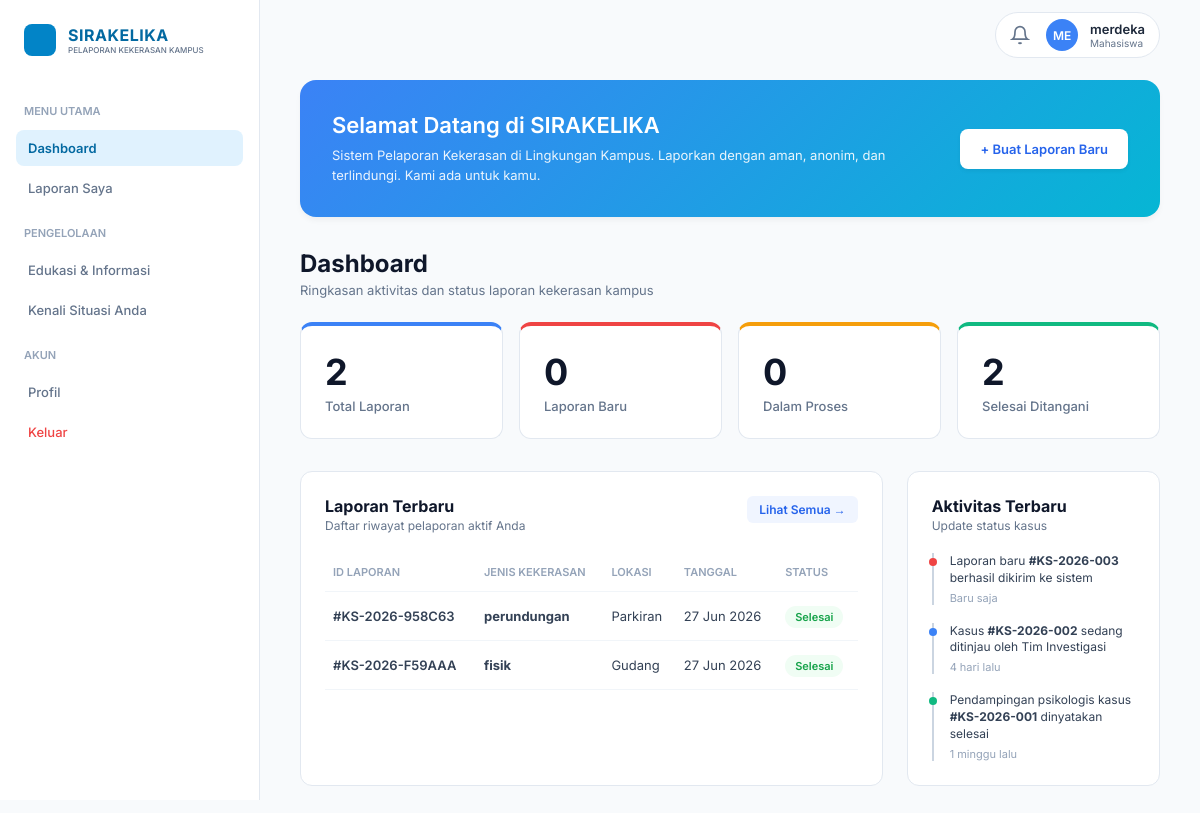
The app's page /mahasiswa/dashboard.php (signed in) with its own data.
### tables this page shows
CREATE TABLE `laporan` (
  `id_laporan` int(11) NOT NULL,
  `id_user` int(11) DEFAULT NULL,
  `nim` int(150) NOT NULL,
  `judul_laporan` varchar(255) NOT NULL,
  `deskripsi` text NOT NULL,
  `jenis_kekerasan` enum('fisik','verbal','seksual','psikologis','perundungan','lainnya') NOT NULL,
  `jenis_pelaporan` enum('UMUM','KHUSUS') NOT NULL DEFAULT 'UMUM',
  `waktu_kejadian` datetime NOT NULL,
  `lokasi_kejadian` varchar(255) NOT NULL,
  `status_laporan` enum('menunggu','diproses','ditindaklanjuti','selesai','ditolak') DEFAULT 'menunggu',
  `kode_laporan` varchar(20) DEFAULT NULL,
  `tanggal_laporan` timestamp NOT NULL DEFAULT current_timestamp(),
  `updated_at` timestamp NOT NULL DEFAULT current_timestamp() ON UPDATE current_timestamp(),
  `jenis_laporan` varchar(100) DEFAULT 'Umum',
  `rekomendasi_tim` text DEFAULT NULL,
  `arahan_manajemen` text DEFAULT NULL,
  `file_sk` varchar(255) DEFAULT NULL
);

### mahasiswa/dashboard.php (the view, shortened to what this page needs)
<?php
include '../config/conn.php';
$id_user = (int) $_SESSION['id_user'];
$query_total   = mysqli_query($conn, "SELECT COUNT(*) as total FROM laporan WHERE id_user=$id_user");
$query_baru    = mysqli_query($conn, "SELECT COUNT(*) as baru FROM laporan WHERE id_user=$id_user AND LOWER(status_laporan)='menunggu'");
$query_proses  = mysqli_query($conn, "SELECT COUNT(*) as proses FROM laporan WHERE id_user=$id_user AND LOWER(status_laporan) IN ('diproses','ditindaklanjuti','mediasi')");
$query_selesai = mysqli_query($conn, "SELECT COUNT(*) as selesai FROM laporan WHERE id_user=$id_user AND LOWER(status_laporan)='selesai'");
$data_total   = mysqli_fetch_assoc($query_total)['total'];
$data_baru    = mysqli_fetch_assoc($query_baru)['baru'];
$data_proses  = mysqli_fetch_assoc($query_proses)['proses'];
$data_selesai = mysqli_fetch_assoc($query_selesai)['selesai'];
$query_terbaru = mysqli_query($conn, "SELECT * FROM laporan WHERE id_user=$id_user ORDER BY tanggal_laporan DESC LIMIT 5");
function getStatusBadge($status){
    $status = strtolower(trim($status));
    if($status === 'selesai') return ['Selesai','status-done'];
    return [ucfirst($status),'status-new'];
}
?>
<!DOCTYPE html>
<html lang="id">
<head>
    <link rel="stylesheet" href="dashboard.css">
</head>
<body>
    <aside class="sidebar">
        <div class="logo-area">
            <div class="logo-icon"></div>
            <div>
                <h1 class="logo-title">SIRAKELIKA</h1>
                <p class="logo-sub">PELAPORAN KEKERASAN KAMPUS</p>
            </div>
        </div>
        <nav class="nav-container">
            <div class="nav-group">MENU UTAMA</div>
            <a href="#" class="nav-link active">
                <span class="nav-text">Dashboard</span>
            </a>
            <a href="laporan.php" class="nav-link">
                <span class="nav-text">Laporan Saya</span>
            </a>
            <div class="nav-group">PENGELOLAAN</div>
            <a href="edukasi1.php" class="nav-link">
                <span class="nav-text">Edukasi & Informasi</span>
            </a>
            <a href="kenali.php" class="nav-link">
                <span class="nav-text">Kenali Situasi Anda</span>
            </a>
            <div class="nav-group">AKUN</div>
            <a href="profil.php" class="nav-link">
                <span class="nav-text">Profil</span>
            </a>
            <a href="../auth/logout.php" class="nav-link logout">
                <span class="nav-text">Keluar</span>
            </a>
        </nav>
    </aside>
    <main class="main-content">
        <header class="topbar">
            <div class="user-profile">
                <div class="notif-btn">
                     <svg width="20" height="20" fill="none" stroke="currentColor" stroke-width="2" viewBox="0 0 24 24"><path d="M18 8A6 6 0 0 0 6 8c0 7-3 9-3 9h18s-3-2-3-9M13.73 21a2 2 0 0 1-3.46 0"/></svg>
                </div>
                <div class="avatar"><?php echo strtoupper(substr($_SESSION['username'], 0, 2)); ?></div>
                <div class="user-info">
                    <span class="user-name"><?php echo htmlspecialchars($_SESSION['username']); ?></span>
                    <span class="user-role">Mahasiswa</span>
                </div>
            </div>
        </header>
        <section class="welcome-banner">
            <div class="banner-text">
                <h2>Selamat Datang di SIRAKELIKA</h2>
                <p>Sistem Pelaporan Kekerasan di Lingkungan Kampus. Laporkan dengan aman, anonim, dan terlindungi. Kami ada untuk kamu.</p>
            </div>
            <a href="buat_laporan.php">
            <button class="btn-report">+ Buat Laporan Baru</button>
            </a>
        </section>
        <div class="content-title">
            <h2>Dashboard</h2>
            <p>Ringkasan aktivitas dan status laporan kekerasan kampus</p>
        </div>
        <section class="stats-grid">
            <div class="card card-total">
                <span class="card-num"><?php echo $data_total; ?></span>
                <span class="card-title">Total Laporan</span>
            </div>
            <div class="card card-new">
                <span class="card-num"><?php echo $data_baru; ?></span>
                <span class="card-title">Laporan Baru</span>
            </div>
            <div class="card card-process">
                <span class="card-num"><?php echo $data_proses; ?></span>
                <span class="card-title">Dalam Proses</span>
            </div>
            <div class="card card-done">
                <span class="card-num"><?php echo $data_selesai; ?></span>
                <span class="card-title">Selesai Ditangani</span>
            </div>
        </section>
        <div class="data-grid">
            <div class="table-container">
                <div class="table-header">
                    <div>
                        <h3>Laporan Terbaru</h3>
                        <p>Daftar riwayat pelaporan aktif Anda</p>
                    </div>
                    <button class="btn-view-all">Lihat Semua →</button>
                </div>
                <table class="data-table">
                    <thead>
                        <tr>
                            <th>ID LAPORAN</th>
                            <th>JENIS KEKERASAN</th>
                            <th>LOKASI</th>
                            <th>TANGGAL</th>
                            <th>STATUS</th>
                        </tr>
                    </thead>
                    <tbody>
                        <?php if(mysqli_num_rows($query_terbaru) > 0): ?>
                            <?php while($l = mysqli_fetch_assoc($query_terbaru)):
                                $kode = $l['kode_laporan'] ?? ('KS-'.$l['id_laporan']);
                                $tgl  = !empty($l['tanggal_laporan']) ? date('d M Y', strtotime($l['tanggal_laporan'])) : '-';
                                list($label, $class) = getStatusBadge($l['status_laporan']);
                            ?>
                            <tr>
                                <td class="id-case">#<?php echo htmlspecialchars($kode); ?></td>
                                <td><strong><?php echo htmlspecialchars($l['jenis_kekerasan'] ?? '-'); ?></strong></td>
                                <td><?php echo htmlspecialchars($l['lokasi_kejadian'] ?? '-'); ?></td>
                                <td><?php echo $tgl; ?></td>
                                <td><span class="status-badge <?php echo $class; ?>"><?php echo $label; ?></span></td>
                            </tr>
                            <?php endwhile; ?>
                        <?php else: ?>
                            <tr>
                                <td colspan="5" style="text-align:center; color:#94a3b8; padding:32px 8px;">Belum ada laporan yang dibuat</td>
                            </tr>
                        <?php endif; ?>
                    </tbody>
                </table>
            </div>
            <div class="activity-container">
                <h3>Aktivitas Terbaru</h3>
                <p class="activity-sub">Update status kasus</p>
                <div class="timeline">
                    <div class="timeline-item item-red">
                        <p class="timeline-text">Laporan baru <strong>#KS-2026-003</strong> berhasil dikirim ke sistem</p>
                        <span class="timeline-time">Baru saja</span>
                    </div>
                    <div class="timeline-item item-blue">
                        <p class="timeline-text">Kasus <strong>#KS-2026-002</strong> sedang ditinjau oleh Tim Investigasi</p>
                        <span class="timeline-time">4 hari lalu</span>
                    </div>
                    <div class="timeline-item item-green">
                        <p class="timeline-text">Pendampingan psikologis kasus <strong>#KS-2026-001</strong> dinyatakan selesai</p>
                        <span class="timeline-time">1 minggu lalu</span>
                    </div>
                </div>
            </div>
        </div>
    </main>
</body>
</html>

### records on screen
laporan: kode_laporan "KS-2026-958C63", jenis_kekerasan "perundungan", lokasi_kejadian "Parkiran", tanggal_laporan "27 Jun 2026", label "Selesai"
laporan: kode_laporan "KS-2026-F59AAA", jenis_kekerasan "fisik", lokasi_kejadian "Gudang", tanggal_laporan "27 Jun 2026", label "Selesai"

### other values on screen
substr($_SESSION['username'], 0, 2) "ME"
$_SESSION['username'] "merdeka"
$data_total "2"
$data_baru "0"
$data_proses "0"
$data_selesai "2"
